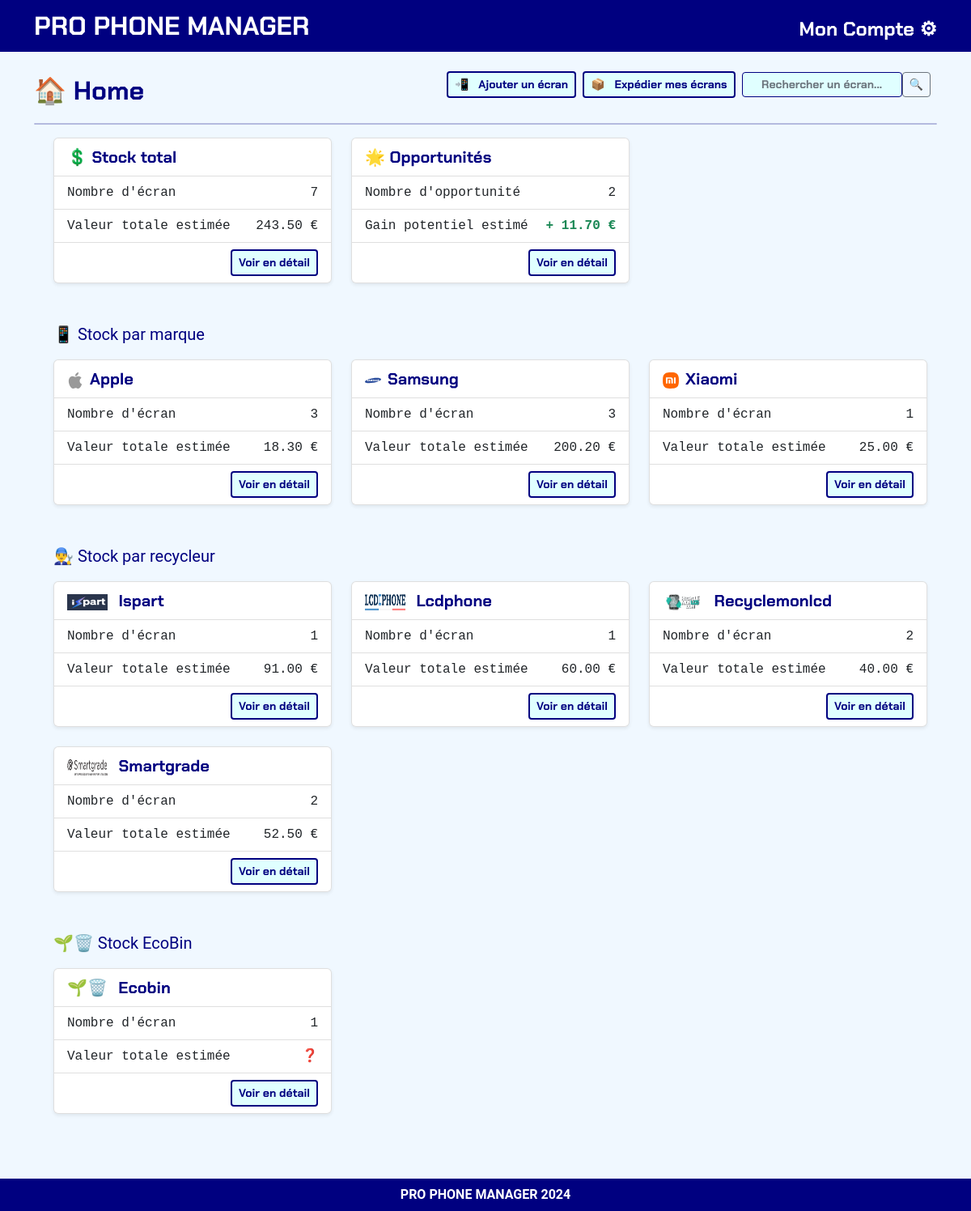
Screenshot of /dashboard/ (signed in) with the database file from the repository.
### listings/models.py (models this page shows, shortened)
class BrokenScreen(models.Model):
    id = models.AutoField(primary_key=True)
    repairstore = models.ForeignKey(RepairStore, on_delete=models.CASCADE)
    uniquereference = models.OneToOneField(UniqueReference, on_delete=models.CASCADE)
    screenbrand = models.ForeignKey(ScreenBrand, on_delete=models.CASCADE)
    screenmodel = models.ForeignKey(ScreenModel, on_delete=models.CASCADE)
    diag_question_1 = models.TextField(null=True, blank=True)
    diag_question_2 = models.TextField(null=True, blank=True)
    diag_question_3 = models.TextField(null=True, blank=True)
    diag_question_4 = models.TextField(null=True, blank=True)
    diag_question_5 = models.TextField(null=True, blank=True)
    diag_question_6 = models.TextField(null=True, blank=True)
    diag_question_7 = models.TextField(null=True, blank=True)
    diag_question_8 = models.TextField(null=True, blank=True)
    diag_question_9 = models.TextField(null=True, blank=True)
    diag_question_10 = models.TextField(null=True, blank=True)
    diag_response_1 = models.BooleanField(null=True)
    diag_response_2 = models.BooleanField(null=True)
    diag_response_3 = models.BooleanField(null=True)
    diag_response_4 = models.BooleanField(null=True)
    diag_response_5 = models.BooleanField(null=True)
    diag_response_6 = models.BooleanField(null=True)
    diag_response_7 = models.BooleanField(null=True)
    diag_response_8 = models.BooleanField(null=True)
    diag_response_9 = models.BooleanField(null=True)
    diag_response_10 = models.BooleanField(null=True)
    is_diag_done = models.BooleanField(default=False)
    grade = models.CharField(
        max_length=20,
        choices=[
            ('', 'Select Grade'),
            ('A', 'A'),
            ('B', 'B'),
            ('C', 'C'),
            ('D', 'D'),
            ('E', 'E'),
            ('F', 'F'),
            ('G', 'G'),
            ('Fully Broken', 'Fully Broken'),
            ('Aftermarket', 'Aftermarket')
        ],
        default='EN ATTENTE',
    )
    quotations = models.ManyToManyField('RecyclerPricing', related_name='broken_screens')
    recycler = models.ForeignKey(Recycler, on_delete=models.SET_NULL, null=True, blank=True)
    is_attributed = models.BooleanField(default=False)
    price = models.DecimalField(max_digits=10, decimal_places=2, null=True, blank=True)
    is_packed = models.BooleanField(default=False)
    date_joined = models.DateTimeField(default=timezone.now)
    class Meta:
        ordering = ['-date_joined']
    class Meta:
        ordering = ['-date_joined']

### listings/views.py (the view)
# urls.py: path('dashboard/', dashboard, name='dashboard'),
@login_required
def dashboard(request):
        broken_screens = BrokenScreen.objects.filter(repairstore__user=request.user, is_packed=False)
        brand_statistics = broken_screens.values('screenmodel__screenbrand').annotate(
            items_count_brand=Count('screenmodel__screenbrand'),
            total_value=Sum('price')
        )
        ecobin = broken_screens.filter(Q(recycler__company_name='EcoBin')).values('recycler__company_name').annotate(
        items_count_ecobin=Count('recycler__company_name'),
        total_value_ecobin=Sum('price')
    )
        recycler_statistics = broken_screens.exclude(Q(recycler__company_name='EcoBin')).values('recycler__company_name').annotate(
        items_count_recycler=Count('recycler__company_name'),
        items_count_brand=Count('screenmodel__screenbrand'),
        total_value_recycler=Sum('price')
    )
        items_count = broken_screens.count()
        items_value = broken_screens.aggregate(total_value=Sum('price'))['total_value'] or 0
        opportunities_count = 0
        opportunities_value = 0
        broken_screen_op_list = []
        for broken_screen in broken_screens:
            if broken_screen.price is not None:
                current_value = broken_screen.price
                recycler_prices = RecyclerPricing.objects.filter(
                    screenmodel=broken_screen.screenmodel,
                    grade=broken_screen.grade
                ).order_by('-price')
                if (
                    recycler_prices.exists()
                    and recycler_prices.first().price > current_value
                    and broken_screen.recycler and broken_screen.recycler.company_name != "VotreRecycleur"
                ):
                    quotation_count = recycler_prices.count()
                    best_offer = recycler_prices.first()
                    broken_screen.quotation_count = quotation_count
                    broken_screen.best_offer = best_offer
                    broken_screen.offer_delta = best_offer.price - current_value
                    opportunities_count += 1
                    opportunities_value += broken_screen.offer_delta
                    broken_screen_op_list.append([
                        broken_screen.uniquereference.value,
                        broken_screen.best_offer,
                        broken_screen.offer_delta,
                        broken_screen.quotation_count
                    ])
        context = {
            'items_count': items_count,
            'items_value': items_value,
            'recap_brand_table': brand_statistics,
            'recap_recycler_table': recycler_statistics,
            'recap_ecobin_table': ecobin,  # Ajout de la statistique pour le "Stock ecobin"
            'opportunities_count': opportunities_count,
            'opportunities_value': opportunities_value,
            'broken_screens': broken_screens,
        }
        return render(request, 'dashboard.html', context)

### listings/templates/dashboard.html (shortened to what this page needs)
{% extends "base_webapp.html" %}
{% load static %}
{% block page_title %}
    <span>🏠 Home</span>
    <div class="float-end d-flex align-items-center">
        <a class="btn btn-sm btn-outline-blue me-2" href="{% url 'create_brokenscreen' %}">
            <span class="me-2">📲</span>
            <span>Ajouter un écran</span>
        </a>
        <a class="btn btn-sm btn-outline-blue me-2{% if broken_screens.count == 0 %} disabled{% endif %}" href="{% url 'expedier_mes_ecrans' %}">
            <span class="me-2">📦</span>
            <span>Expédier mes écrans</span>
        </a>
<form class="d-flex me-2" id="searchForm">
    <input
        type="text"
        class="form-control custom-search-input btn btn-sm btn-outline-blue"
        placeholder="Rechercher un écran..."
        aria-label="Trouver un écran"
        aria-describedby="button-addon2"
        id="searchInput"
    >
    <button
        class="btn btn-sm btn-outline-secondary"
        type="submit"
        id="button-addon2"
    >
        🔍
    </button>
</form>
{% endblock %}
{% block page_content %}
    <div class="row mb-4">
        <div class="col-12 col-md-6 col-lg-4 mb-4">
            <ul class="list-group font-monospace shadow-sm">
                <li class="list-group-item logo-blue fs-5">💲 Stock {% if brand %}{{ brand.screenmodel|title }}{% elif recycler %}{{ recycler|title }}{% else %}total{% endif %}</li>
                <li class="list-group-item fs-6">
                    <span>Nombre d'écran</span>
                    <span class="float-end">{{ items_count }}</span>
                </li>
                <li class="list-group-item fs-6">
                    <span>Valeur totale estimée</span>
                    <span class="float-end">{{ items_value |floatformat:2}} €</span>
                </li>
                {% if request.resolver_match.url_name == 'dashboard' %}
                    <li class="list-group-item text-end">
                        <a href="{% url 'stock_all' %}" class="btn btn-sm btn-outline-blue{% if items_count == 0 %} disabled{% endif %}">Voir en détail</a>
                    </li>
                {% endif %}
            </ul>
        </div>
        <div class="col-12 col-md-6 col-lg-4 mb-4 fs-5 text-blue">
            <ul class="list-group font-monospace shadow-sm">
                <li class="list-group-item logo-blue fs-5">🌟 Opportunités</li>
                <li class="list-group-item fs-6">
                    <span>Nombre d'opportunité</span>
                    <span class="float-end">{{ opportunities_count }}</span>
                </li>
                <li class="list-group-item fs-6">
                    <span>Gain potentiel estimé</span>
                    <span class="fw-bold text-success float-end">+ {{ opportunities_value |floatformat:2 }} €</span>
                </li>
                <li class="list-group-item text-end">
                    <a href="{% url 'opportunities' %}" class="btn btn-sm btn-outline-blue{% if opportunities_count == 0 %} disabled{% endif %}">Voir en détail</a>
                </li>
            </ul>
        </div>
    </div>
    {% if recap_brand_table|length > 0 %}
        <div class="row mb-4">
            <div class="mb-3 fs-5 text-blue">📱 Stock par marque</div>
            {% for brand_info in recap_brand_table %}
                <div class="col-12 col-md-6 col-lg-4 mb-4">
                    <ul class="list-group font-monospace shadow-sm">
                        <li class="list-group-item logo-blue fs-5">
                            <img src="{% static 'img/brand_logos/' %}{{ brand_info.screenmodel__screenbrand }}.svg" class="me-2" width="20px" height="20px">{{ brand_info.screenmodel__screenbrand|title }}
                        </li>
                        <li class="list-group-item fs-6">
                            <span>Nombre d'écran</span>
                            <span class="float-end">{{ brand_info.items_count_brand }}</span>
                        </li>
                        <li class="list-group-item fs-6">
                            <span>Valeur totale estimée</span>
                            <span class="float-end">{{ brand_info.total_value |floatformat:2}} €</span>
                        </li>
                        <li class="list-group-item text-end">
                            <a href="{% url 'stock_brand' brand_ref=brand_info.screenmodel__screenbrand %}" class="btn btn-sm btn-outline-blue">Voir en détail</a>
                        </li>
                    </ul>
                </div>
            {% endfor %}
        </div>
    {% endif %}
    {% if recap_recycler_table|length > 0 %}
        <div class="row mb-4">
            <div class="mb-3 fs-5 text-blue">👨‍🔧 Stock par recycleur</div>
            {% for recycler_info in recap_recycler_table %}
    <div class="col-12 col-md-6 col-lg-4 mb-4">
        <ul class="list-group font-monospace shadow-sm">
            <li class="list-group-item logo-blue fs-5">
                {% if recycler_info.recycler__company_name is None %}
                    <span class="me-2">🤷‍♂️</span>
                {% else %}
                    <img src="{% static 'img/recycler_logos/'|add:recycler_info.recycler__company_name|lower|add:'.png' %}" alt="Logo Recycleur" class="me-2" width="50" height="20">
                {% endif %}
                <span>{{ recycler_info.recycler__company_name|default_if_none:"Non attribué"|title }}</span>
            </li>
            <li class="list-group-item fs-6">
                <span>Nombre d'écran</span>
                <span class="float-end">{{ recycler_info.items_count_brand }}</span>
            </li>
            <li class="list-group-item fs-6">
                <span>Valeur totale estimée</span>
                {% if recycler_info.total_value_recycler == 0 %}
                    <span class="float-end">❓</span>
                {% else %}
                    <span class="float-end">{{ recycler_info.total_value_recycler|default_if_none:'0'|floatformat:2 }} €</span>
                {% endif %}
            </li>
            <li class="list-group-item text-end">
                {% if recycler_info.recycler__company_name is None %}
                    <a href="{% url 'stock_unattributed' %}" class="btn btn-sm btn-outline-blue{% if items_count == 0 %} disabled{% endif %}">Voir en détail</a>
                {% else %}
                    <a href="{% url 'stock_recycler' recycler_ref=recycler_info.recycler__company_name %}" class="btn btn-sm btn-outline-blue{% if items_count == 0 %} disabled{% endif %}">Voir en détail</a>
                {% endif %}
            </li>
        </ul>
    </div>
{% endfor %}
        </div>
    {% endif %}
    {% if recap_ecobin_table|length > 0 %}
    <div class="row mb-4">
        <div class="mb-3 fs-5 text-blue">🌱🗑️ Stock EcoBin</div>
        {% for ecobin_info in recap_ecobin_table %}
            <div class="col-12 col-md-6 col-lg-4 mb-4">
                <ul class="list-group font-monospace shadow-sm">
                    <li class="list-group-item logo-blue fs-5">
                        <span class="me-2">🌱🗑️</span>
                        <span>{{ ecobin_info.recycler__company_name|title }}</span>
                    </li>
                    <li class="list-group-item fs-6">
                        <span>Nombre d'écran</span>
                        <span class="float-end">{{ ecobin_info.items_count_ecobin }}</span>
                    </li>
                    <li class="list-group-item fs-6">
                        <span>Valeur totale estimée</span>
                        {% if ecobin_info.total_value_ecobin == 0 %}
                            <span class="float-end">❓</span>
                        {% else %}
                            <span class="float-end">{{ ecobin_info.total_value_ecobin|default_if_none:'0'|floatformat:2 }} €</span>
                        {% endif %}
                    </li>
                    <li class="list-group-item text-end">
                        <a href="{% url 'stock_recycler' recycler_ref=ecobin_info.recycler__company_name %}" class="btn btn-sm btn-outline-blue">Voir en détail</a>
                    </li>
                </ul>
            </div>
        {% endfor %}
    </div>
{% endif %}
{% endblock page_content %}

### listings/static/styles.css (style rules this page uses)
body { font-family: 'Roboto', sans-serif; scroll-behavior: smooth; background-color: AliceBlue; }
a { color:navy; }
.logo-blue { font-family: 'ChakraPetch', sans-serif; color:navy; font-weight: bold; }
.text-blue { color:navy; }
.btn { font-family: 'ChakraPetch', sans-serif; }
.btn-outline-blue { font-family: 'ChakraPetch', sans-serif; color:navy; background-color:LightCyan; border: 2px solid navy; }
.custom-search-input:valid { border-color: navy !important; }
.custom-search-input { font-style: italic; font-weight: 100; color: #666; border: 1px solid #ced4da; }
.custom-search-input:valid { color: black; }

### listings/templates/dashboard.html (style rules this page uses)
.form-control.custom-search-input { font-style: normal; }

### rows the page displays
BrokenScreen: shows a picture, screenmodel__screenbrand "Xiaomi", items_count_brand "1", total_value "25.00"

### other values shown
{{ items_count }} "7"
{{ items_value |floatformat:2 }} "243.50"
{{ opportunities_count }} "2"
{{ opportunities_value |floatformat:2 }} "11.70"
{{ brand_info.screenmodel__screenbrand|title }} "Apple" "Samsung"
{{ brand_info.items_count_brand }} "3" "3"
{{ brand_info.total_value |floatformat:2 }} "18.30" "200.20"
{{ recycler_info.items_count_brand }} "1" "1" "2" "2"
{{ recycler_info.total_value_recycler|default_if_none:'0'|floatformat:2 }} "91.00" "60.00" "40.00" "52.50"
{{ ecobin_info.recycler__company_name|title }} "Ecobin"
{{ ecobin_info.items_count_ecobin }} "1"
